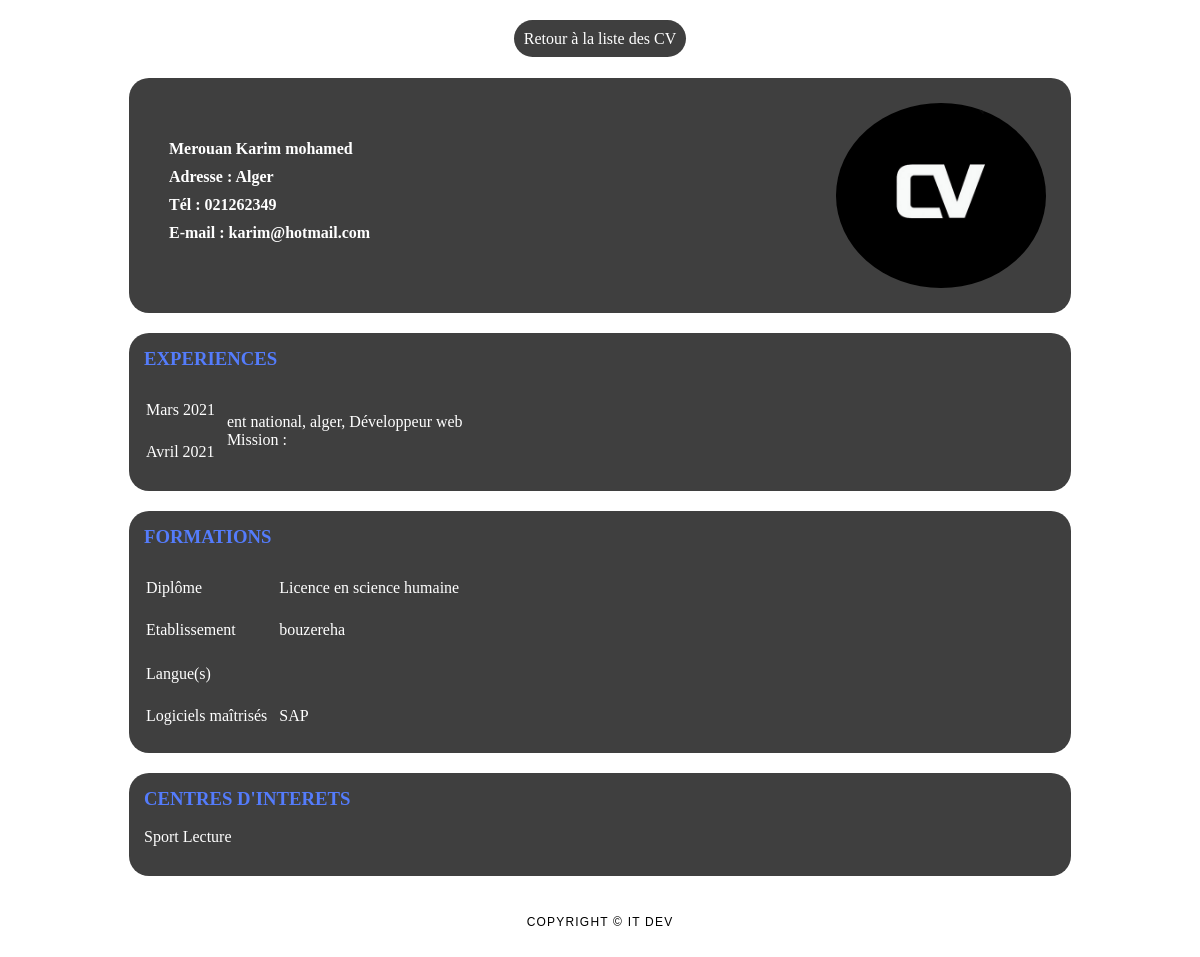
The app's page /showprofile.php?id=3 with its own data.
### tables this page shows
CREATE TABLE IF NOT EXISTS `candidat` (
  `id` int(11) NOT NULL AUTO_INCREMENT,
  `prenom` varchar(25) NOT NULL,
  `nom` varchar(25) NOT NULL,
  `adresse` varchar(25) NOT NULL,
  `telephone` varchar(10) NOT NULL,
  `email` varchar(35) NOT NULL,
  `permis` tinyint(1) NOT NULL,
  PRIMARY KEY (`id`)
);

CREATE TABLE IF NOT EXISTS `experience` (
  `id_exp` int(11) NOT NULL AUTO_INCREMENT,
  `date_debut` date NOT NULL,
  `date_fin` date NOT NULL,
  `nom_ent` varchar(25) NOT NULL,
  `secteur` varchar(25) NOT NULL,
  `poste` varchar(35) NOT NULL,
  `mission` mediumtext NOT NULL,
  `id` int(11) NOT NULL,
  PRIMARY KEY (`id_exp`),
  KEY `expcand` (`id`)
);

CREATE TABLE IF NOT EXISTS `formation` (
  `id_diplome` int(11) NOT NULL AUTO_INCREMENT,
  `diplome` varchar(35) NOT NULL,
  `établissement` varchar(35) NOT NULL,
  `id` int(11) NOT NULL,
  PRIMARY KEY (`id_diplome`),
  KEY `candidaformation` (`id`)
);

CREATE TABLE IF NOT EXISTS `maitrise` (
  `id_logiciel` int(11) NOT NULL,
  `id` int(11) NOT NULL,
  PRIMARY KEY (`id_logiciel`,`id`),
  KEY `candidamaitrise` (`id`)
);

CREATE TABLE IF NOT EXISTS `logiciel` (
  `id_logiciel` int(11) NOT NULL AUTO_INCREMENT,
  `description` varchar(35) NOT NULL,
  PRIMARY KEY (`id_logiciel`)
);

CREATE TABLE IF NOT EXISTS `avoir` (
  `id_loisir` int(11) NOT NULL,
  `id` int(11) NOT NULL,
  PRIMARY KEY (`id_loisir`,`id`),
  KEY `avoircandidat` (`id`)
);

CREATE TABLE IF NOT EXISTS `loisir` (
  `id_loisir` int(11) NOT NULL AUTO_INCREMENT,
  `description` varchar(35) NOT NULL,
  PRIMARY KEY (`id_loisir`)
);

### showprofile.php (the view, shortened to what this page needs)
<?php
include('Connexion.php');
$q = $pdo->query("select distinct * from candidat where id = " . $_GET['id'] . "");
$res = $q->fetch();
$qf = $pdo->query("SELECT * FROM formation as f WHERE id=" . $_GET['id'] . "");
$formation = $qf->fetchAll(PDO::FETCH_ASSOC);
$qs =  $pdo->query("SELECT description, m.id FROM logiciel as l, maitrise as m where l.id_logiciel = m.id_logiciel and id=" . $_GET['id'] . "");
$logiciel = $qs->fetchAll(PDO::FETCH_ASSOC);
$qci =  $pdo->query("SELECT a.id, l.description FROM `avoir` as a, candidat as c, loisir as l WHERE l.id_loisir=a.id_loisir and c.id =a.id and a.id=" . $_GET['id'] . "");
$loisir = $qci->fetchAll(PDO::FETCH_ASSOC);
$qexp =  $pdo->query("SELECT DATE_FORMAT(date_debut, '%M %Y') as `date_debut`, DATE_FORMAT(date_fin, '%M %Y') as `date_fin`,`nom_ent`,`secteur`,`poste`,`mission` FROM experience as e , candidat as c where e.id = c.id and c.id =" . $_GET['id'] . "");
$exp = $qexp->fetchAll(PDO::FETCH_ASSOC);
?>
<!DOCTYPE html>
<html lang="en">
<head>
    <link rel="stylesheet" href="./style/showCv.css">
</head>
<body>
    <div id="content">
        <div id="back"><a href="servicesconseils.php" id="backlink">
                Retour à la liste des CV</a>
        </div>
        <div id="main">
            <div id="cvheader">
                <div id="cvinfo">
                    <p><?php echo ucfirst($res['nom']) . " " . ucfirst($res['prenom']); ?></p>
                    <p>Adresse : <?php echo ucfirst($res['adresse']) ?></p>
                    <p>Tél : <?php echo $res['telephone'] ?></p>
                    <p>E-mail : <?php echo $res['email'] ?></p>
                </div>
                <img src="./style/cvshow.png" alt="">
            </div>
        </div>
        <div id="exp">
            <h3>EXPERIENCES</h3>
            <br>
            <table>
                <?php
                foreach ($exp as $xp) {
                    echo '<tr>
                <td class="dateD">' . ucfirst($xp["date_debut"]) . '</td>
                <td class="mission" rowspan="2">' . $xp['nom_ent'] . ', ' . $xp['secteur'] . ', ' . $xp['poste'] . '<br>  Mission :<br>' . $xp['mission'] . '</td>
                </tr>
                <tr>
                    <td class="dateF">' . ucfirst($xp['date_fin']) . '</td>
                    <td></td>
                </tr>
                <tr></tr>';
                }
                ?>
            </table>
        </div>
        <div id="cursus">
            <h3>FORMATIONS</h3>
            <br>
            <table>
                <?php
                foreach ($formation as $f) {
                    echo '                <tr>
                    <td class="dateD">Diplôme</td>
                    <td class="mission">
                        ' . $f["diplome"] . '
                    </td>
                </tr>
                <tr>
                    <td class="dateF">Etablissement</td>
                    <td>' . $f["établissement"] . ' </td>
                </tr>
                <tr></tr>
                    ';
                }
                echo '
                <tr>
                <td class="dateD">Langue(s)</td>
                <td class="mission">
                ';
                echo '</td>
                </tr>';
                echo '<tr>
                <td class="dateF">Logiciels maîtrisés</td>
                <td>';
                foreach ($logiciel as $s) {
                    echo $s["description"] . ' ';
                }
                echo '</td>
                </tr>';
                ?>
            </table>
        </div>
        <div id="centre">
            <h3>CENTRES D'INTERETS</h3>
            <br>
            <p>
                <?php
                foreach ($loisir as $ci) {
                    echo $ci['description'] . ' ';
                }
                ?>
            </p>
        </div>
    </div>
    <?php include('footer.php'); ?>
</body>
</html>

### style/showCv.css (style rules this page uses)
* { margin: 0; padding: 0; box-sizing: border-box; }
body { width: 100%; padding: 5px; }
#black, #main, #exp, #cursus, #centre { margin-bottom: 10px; margin-top: 10px; }
#main, #exp, #cursus, #centre { border-radius: 20px; padding: 15px; background: #3f3f3f; color: white; width: 100%; }
#centre { padding-bottom: 30px; }
#cvheader { width: 100%; padding: 10px; display: flex; justify-content: space-between; align-items: center; }
#cvinfo { padding: 10px; height: 100%; display: flex; flex-direction: column; justify-content: space-between; align-content: center; font-weight: bold; }
#cvinfo p { margin: 5px }
img { width: 210px; border-radius: 50%; }
#content { width: 80%; display: flex; justify-content: center; align-content: center; flex-direction: column; margin: 0 auto; padding: 5px; }
.dateD, .dateF { width: 15%; padding-right: 10px; }
.mission { width: 85%; }
td { height: 40px; color: white; }
h3 { color: #547cfc; }
tr { width: 100%; }
#backlink { padding: 10px; border-radius: 20px; color: #fff ; background: #3f3f3f; text-decoration: none; }
#back { margin: 20px auto; }

### records on screen
candidat: nom "Merouan", prenom "Karim mohamed", adresse "Alger", telephone "021262349", email "karim@hotmail.com"
experience: date_debut "Mars 2021", nom_ent "ent national", secteur "alger", poste "Développeur web", date_fin "Avril 2021"
formation: diplome "Licence en science humaine", établissement "bouzereha"
maitrise: id_logiciel.description "SAP"
avoir: id_loisir.description "Sport"
avoir: id_loisir.description "Lecture"
